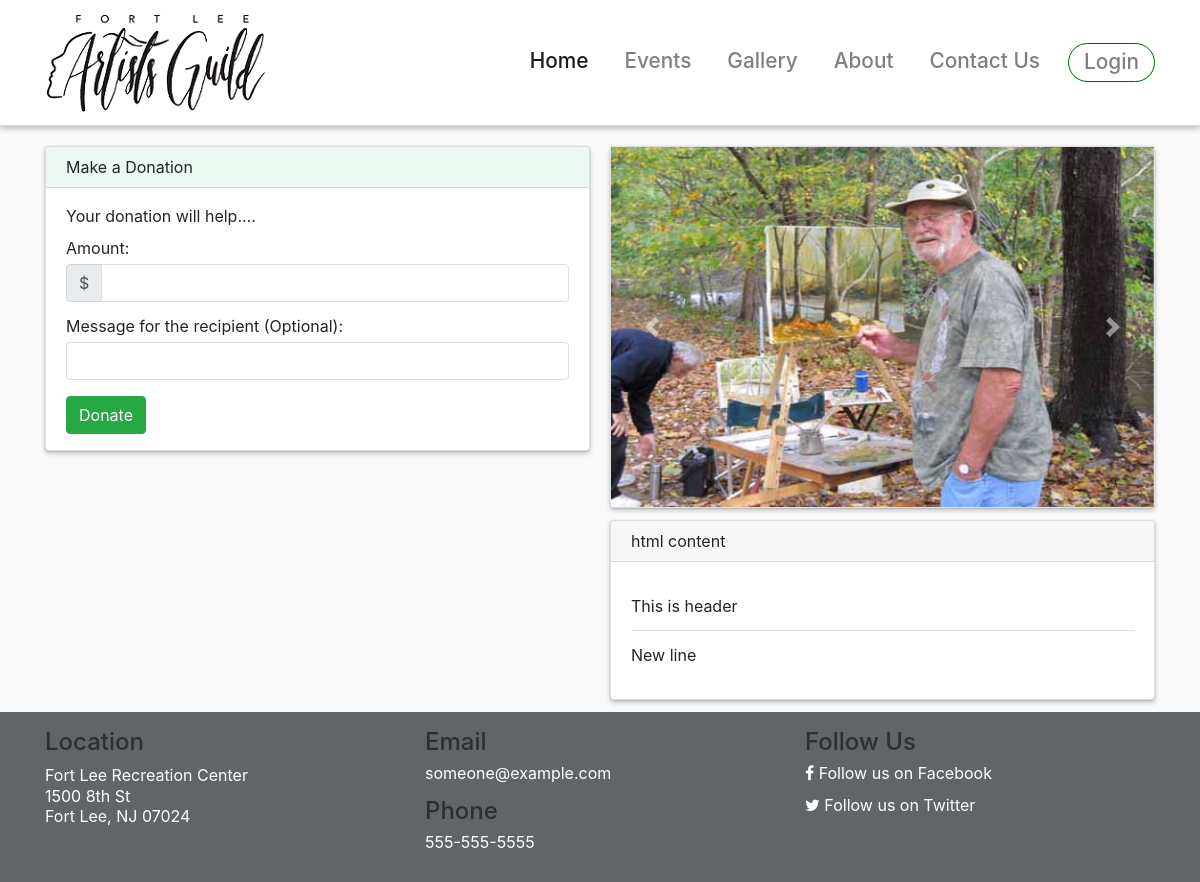
The page /home on the database its author committed.
### tables this page shows
CREATE TABLE "sitecontent" (
"id" INTEGER PRIMARY KEY AUTOINCREMENT,
"title" VARCHAR,
"description" TEXT,
"isHtml" VARCHAR,
"createdby" VARCHAR,
"createdon" DATETIME
);

### flag/app.py (the view)
@app.route('/')
@app.route('/home')
def home():
    try:
        event = getUpcomingEvent()
        siteContents = getSiteContents()
        return render_template('index.html', event = event, siteContentList = siteContents)
    except Exception as e:
        app.logger.error(str(e), extra={'user': ''})
        return redirect(url_for('errors.error'))

### flag/dataaccess/db_helper.py (called while the page is built)
def open_connection():
    connection = getattr(g, '_connection', None)
    if connection == None:
        connection = g._connection = sqlite3.connect(app.config['SQLITE_PATH'])
    connection.row_factory = sqlite3.Row
    return connection

def execute_sql(sql, values=(), commit=False, single=False):
    connection = open_connection()
    cursor = connection.execute(sql, values)
    if commit == True:
        results = connection.commit()
    else:
        results = cursor.fetchone() if single else cursor.fetchall()
    cursor.close()
    return results

### flag/dataaccess/homeDAO.py (called while the page is built, shortened)
def getUpcomingEvent():
    sql = "SELECT * from event where eventDate >= date('now') Order by eventDate LIMIT 1"
    row = execute_sql (sql,(), False, True)

def getSiteContents():
    siteContentList=[]
    siteContents = execute_sql(
        "SELECT sitecontent.id, sitecontent.title, sitecontent.description, sitecontent.isHtml From sitecontent")
    for row in siteContents:
        siteContent = SiteContent()
        siteContent.siteContentId = row['id']
        siteContent.siteContentTitle = row['title']
        siteContent.isHtml = row['isHtml']
        if siteContent.isHtml == 'Y':
            siteContent.siteContentDesc = row['description']
        else:
            siteContent.siteContentDesc = row['description'].split('\n') #.replace("\n", "<br/>")
        siteContentList.append(siteContent)
    return siteContentList

### flag/templates/index.html (shortened to what this page needs)
{% extends "layout.html" %}
{% block content %}
<div class="card-columns pt-3">
  <div class="card">
    <div class="card-header" style="background-color: #ecf9f2;">Make a Donation</div>
    <div class="card-body" style="padding-bottom: 0;">
      <p class="card-title">Your donation will help....</p>
      <p class="card-text">
        <form action="/donate" method="POST">
          <label for="amount">Amount:</label>
          <div class="input-group mb-3">
            <div class="input-group-prepend">
              <span class="input-group-text">$</span>
            </div>
            <input type="number" step="0.01" min=0 max=1000 class="form-control" id="amount" name="amount"
              aria-label="Amount" required>
          </div>
          <label for="message">Message for the recipient (Optional):</label>
          <input type="text" class="form-control" id="message" name="message" aria-label="message">
          <br>
          <button class="btn btn-success" name="donBtn" type="submit">Donate</button>
        </form>
      </p>
    </div>
  </div>
  <div class="card">
    <div id="carouselExampleControls" class="carousel slide" data-ride="carousel">
      <div class="carousel-inner">
        <div class="carousel-item active" data-interval="3000">
          <img src="/static/images/carousel/Fgallery1-1.jpg" class="d-block w-100" alt="...">
        </div>
      </div>
      <a class="carousel-control-prev" href="#carouselExampleControls" role="button" data-slide="prev">
        <span class="carousel-control-prev-icon" aria-hidden="true"></span>
      </a>
      <a class="carousel-control-next" href="#carouselExampleControls" role="button" data-slide="next">
        <span class="carousel-control-next-icon" aria-hidden="true"></span>
      </a>
    </div>
  </div>
  {% for sitecontent in siteContentList %}
    <div class="card">
      {% if sitecontent.siteContentTitle %}
        <div class="card-header">{{ sitecontent.siteContentTitle }}</div>
      {% endif %}
      <div class="card-body">
        <p class="card-text">
          {% if sitecontent.isHtml == 'N' %}
            {% for line in sitecontent.siteContentDesc  %}
              {{line | safe }}<br>
            {% endfor %}
          {% else %}
            {{sitecontent.siteContentDesc | safe }}
          {% endif %}
        </p>
      </div>
    </div>
  {% endfor %}
</div>
{% endblock %}

### flag/static/css/app.css (style rules this page uses)
body { margin:0px; line-height: 1 !important; padding-top: 120px; background-color: #FAFAFA; }
.carousel-inner img { width:640px; height:360px; }
.form-control { box-shadow: none; border-color: #ddd; }
.card { box-shadow: 0px 0.03rem 0.09rem rgba(0,0,0,0.18), 0px 0.16rem 0.36rem rgba(0,0,0,0.22); }
@media (min-width: 576px) { .card-columns { column-count: 1; } }
@media (min-width: 768px) { .card-columns { column-count: 2; } }

### rows shown on the page
sitecontent: siteContentTitle "html content", siteContentDesc "This is header New line"

### other values the page prints
{{ name }} "Home"
{{ name }} "Events Gallery About Contact Us"
